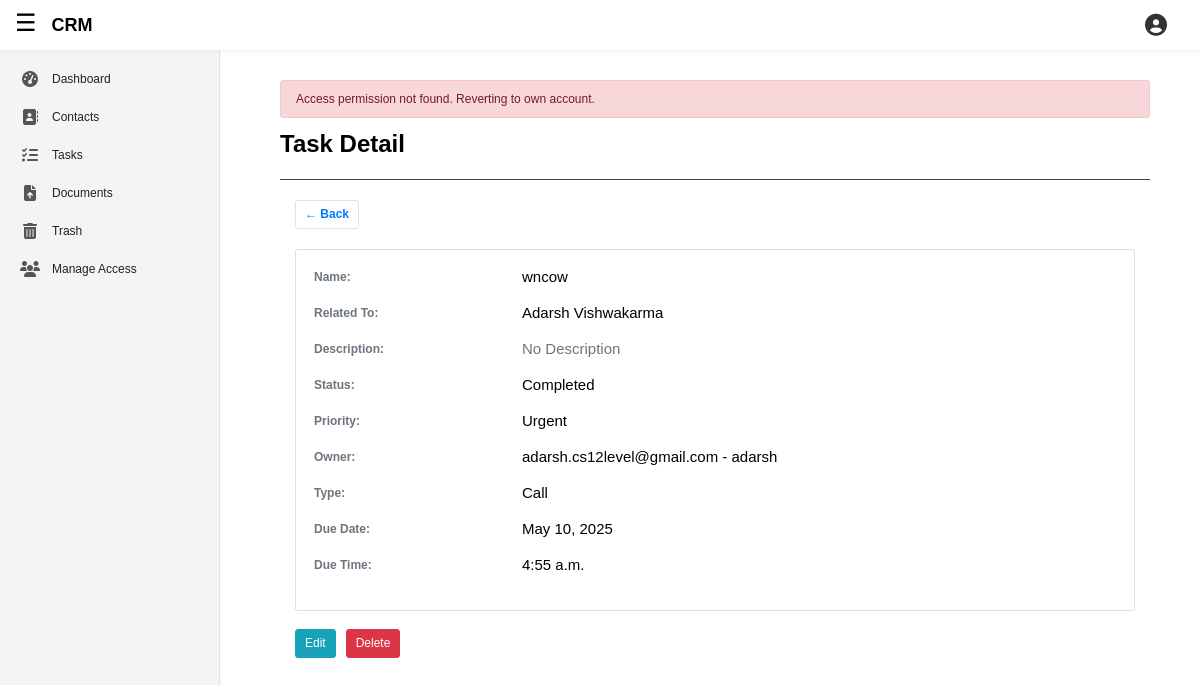
The page /apps/tasks/detail/2/ (signed in) on the database its author committed.
### client/models.py (models this page shows, shortened)
class Task(models.Model):
    STATUS_CHOICES = [
        ('New', 'New'),
        ('In-Progress', 'In-Progress'),
        ('Completed', 'Completed'),
    ]
    PRIORITY_CHOICES = [
        ('Normal', 'Normal'),
        ('Urgent', 'Urgent'),
        ('Low', 'Low'),
    ]
    TYPE_CHOICES = [
        ('Call', 'Call'),
        ('WhatsApp', 'WhatsApp'),
        ('Gmail', 'Gmail'),
        ('Other', 'Other'),
    ]
    task_name = models.CharField(max_length=255)
    description = models.TextField(null = True, blank = True)
    status = models.CharField(max_length=20, choices=STATUS_CHOICES, default='New')
    priority = models.CharField(max_length=20, choices=PRIORITY_CHOICES, default='Normal')
    owner = models.ForeignKey(BusinessUser, related_name='owned_tasks' ,on_delete=models.CASCADE)
    type = models.CharField(max_length=20, choices=TYPE_CHOICES)
    related_to = models.ForeignKey(Client, on_delete=models.CASCADE)
    due_date = models.DateField()
    due_time = models.TimeField()
    user = models.ForeignKey(BusinessUser, related_name='assigned_tasks', on_delete=models.CASCADE)

class BaseModel(models.Model):
    is_deleted = models.BooleanField(default = False)
    deleted_at = models.DateTimeField(null = True, blank = True)
    class Meta:
        abstract = True

class Client(BaseModel):
    name = models.CharField(max_length=255)
    email = models.CharField(max_length=80)
    country_code = models.CharField(
        max_length=5,
        choices=COUNTRY_CODE_CHOICES,
        default='+91',
        blank = True,
        null = True,
    )
    phone = models.CharField(
        max_length=12,
        validators=[phone_number_validator],
        blank = True,
        null = True,
    )
    address = models.CharField(max_length=255, blank = True, null = True)
    description = models.TextField(blank = True, null = True)
    is_active = models.BooleanField(default=True)
    created_at = models.DateTimeField(auto_now_add=True)
    last_edit = models.DateTimeField(auto_now = True)
    objects = CustomManager()
    all_objects = models.Manager()
    list = models.ForeignKey(Project, on_delete=models.CASCADE)
    companyAssignee = models.ForeignKey(BusinessUser, on_delete=models.CASCADE)
    def __str__(self):
        return f'{self.name}'

### accounts/models.py (models this page shows, shortened)
class BusinessUser(models.Model):
    public_id = models.UUIDField(default=uuid.uuid4, unique=True, editable=False)
    company_email = models.EmailField(max_length=60, unique=True, null=True, blank=True)
    company_name = models.CharField(max_length=95, unique=True, null=True, blank=True)
    industry = models.CharField(max_length=100, blank=True, null=True)
    job_title = models.CharField(max_length=255, blank=True, null=True)
    employees = models.IntegerField(default=None, blank=True, null=True)
    website = models.URLField(max_length=200, blank=True, null=True)
    address = models.TextField(blank=True, null=True)
    country = models.CharField(max_length=100, blank=True, null=True)
    phone = models.CharField(max_length=15, blank=True, null=True)
    last_login = models.DateTimeField(auto_now=True)
    company_logo = models.ImageField(upload_to=get_image_filepath, blank=True, null=True, default=get_default_image)
    user = models.OneToOneField(User, on_delete=models.CASCADE)
    def __str__(self):
        return f"{self.company_email} - {self.company_name}"

### featuredApp/views.py (the view, shortened to what this page needs)
# urls.py: path('tasks/detail/<int:pk>/', views.task_detailed_view, name='appTaskDetail'),
@login_required
def task_detailed_view(request, pk, *args, **kwargs):
    user = request.user.businessuser
    logged_in_user = request.user.businessuser
    active_business_user, is_success = get_active_business_user_with_permission(request, 'can_read_tasks', show_err='Task Read')
    task = get_object_or_404(Task, user = active_business_user, pk=pk)
    form = TaskEditForm(instance = task)
    context = {
        'task':task,
        'form': form,
    }
    return render(
        request,
        'featuredApp/task_detailed.html',
        context,
    )

### featuredApp/context_processor.py (called while the page is built)
def accessible_accounts(request):
    if request.user.is_authenticated:
        accounts = request.user.businessuser.accessible_accounts.select_related('owner', 'role')
        self_account = request.user.businessuser
    else:
        accounts = []
    return {
        'self_account': self_account,
        'accessible_accounts': accounts,
    }

### featuredApp/templates/featuredApp/task_detailed.html (shortened to what this page needs)
{% extends 'featuredApp/base.html' %}
{% load static %}
{% load crispy_forms_tags %}
{% block addCSSlink %}
	<link rel="stylesheet" type="text/css" href="{% static 'featuredApp/pop_up.css' %}">
{% endblock addCSSlink %}
{% block contentBody1 %}
	<h2 class="font-weight-bold">Task Detail</h2>
	<hr class="division-line-h2" style="">
	<div class="container mt-4">
		<a href="{% url 'appTasks' %}" class="btn border font-weight-bold">
			← Back
		</a>
		<div style="padding-bottom: 20px;"></div>
	    <div class="card p-4 shadow-sm container-theme">
	        <div class="row mb-3">
	            <div class="col-md-3 text-muted font-weight-bold">Name:</div>
	            <div class="col-md-9 h5">{{ task.task_name }}</div>
	        </div>
	        <div class="row mb-3">
	            <div class="col-md-3 text-muted font-weight-bold">Related To:</div>
	            <div class="col-md-9 h5">
	            	{{ task.related_to.name }}
	        	</div>
	        </div>
	        <div class="row mb-3">
	            <div class="col-md-3 text-muted font-weight-bold">Description:</div>
	            <div class="col-md-9 h5">
	            	{% if task.description != "" %}
	            		{{ task.description }}
	            	{% else %}
	            		<span class="text-muted">No Description</span>
	            	{% endif %}
	        	</div>
	        </div>
	        <div class="row mb-3">
	            <div class="col-md-3 text-muted font-weight-bold">Status:</div>
	            <div class="col-md-9 h5">
	            	{{ task.status }}
	        	</div>
	        </div>
	        <div class="row mb-3">
	            <div class="col-md-3 text-muted font-weight-bold">Priority:</div>
	            <div class="col-md-9 h5">
	            	{{ task.priority }}
	        	</div>
	        </div>
            <div class="row mb-3">
	            <div class="col-md-3 text-muted font-weight-bold">Owner:</div>
	            <div class="col-md-9 h5">
	            	{{ task.owner }}
	        	</div>
	        </div>
            <div class="row mb-3">
	            <div class="col-md-3 text-muted font-weight-bold">Type:</div>
	            <div class="col-md-9 h5">
	            	{{ task.type }}
	        	</div>
	        </div>
            <div class="row mb-3">
	            <div class="col-md-3 text-muted font-weight-bold">Due Date:</div>
	            <div class="col-md-9 h5">
	            	{{ task.due_date }}
	        	</div>
	        </div>
            <div class="row mb-3">
	            <div class="col-md-3 text-muted font-weight-bold">Due Time:</div>
	            <div class="col-md-9 h5">
	            	{{ task.due_time }}
	        	</div>
	        </div>
	    </div>
	  	<div class="mt-4m">
		<div class="mt-4 d-flex flex-wrap" style="gap: 10px;">
			<button class="btn btn-info" type="button" onclick="openEditTaskFormPopUp()">
				Edit
			</button>
			<form method="post" action="{% url 'appTaskDelete' task.id%}" style="display: inline;">
				<button type="submit" class="btn btn-danger">Delete</button>
			</form>
		</div>
	</div>
{% endblock contentBody1 %}

### accounts/static/accounts/base.css (style rules this page uses)
body { background: #fafafa; color: #333333; margin-top: 5rem; }
h1, h2, h3, h4, h5, h6 { color: #444444; }

### featuredApp/static/featuredApp/base.css (style rules this page uses)
:root { --heading-color: black; --body-background-color: #ffffff; --body-color: #222; --top-header-background-color: #ffffff; --top-header-color: #222; --sidebar-background-color: #f4f4f4; --sidebar-color: #222; --sidebar-border-right-color: #e0e0e0; --menu-items-a-color: #222; --menu-items-a-i-color: #555; --menu-items-a-hover-background-color: #e0e0e0; --menu-items-a-hover-border-right-color: darkgray; --top-header-background-color: #ffffff; --top-header-menu-toggle-color: black; --top-header-logo-color: black; --top-header-right-nav-account-icon: #333; --top-header-box-shadow-color: rgba(0,0,0,0.05); --account-panel-background-color: #fff; --account-panel-border-left-color: #e5e5e5; --account-panel-company-name-color: #222; --account-panel-company-email-color: #777; --account-panel-body-a-hover: #007bff; --account-panel-header-border-bottom: #eee; --account-panel-header-profile-link-color: #0000EE; --account-panel-body-menu-background-color: #e0e0e0; --account-panel-appearance-color: black; --account-panel-appearance-background-color: #fff; --account-panel-appearance-border-left-color: #e5e5e5; --account-panel-appearance-back-img: black; --account-panel-appearance-menu-hover-background-color: #eee; --featuredApp-dashboard-welcome-box: linear-gradient(135deg, #f0f8ff, #e0f7fa); --featuredApp-dashboard-welcome-box-p-color: #adb5bd; --featuredApp-dashboard-division-line-h2: #444; --featuredApp-dashboard-ul-list-item-background-color: white; --featuredApp-dashboard-ul-list-item-color: black; --featuredApp-dashboard-ul-list-item-border-color: #e5e5e5; --featuredApp-dashboard-ul-list-item-a-hover: #007bff; --featuredApp-contacts-table-border-color: #e0e0e0; --featuredApp-contacts-a-hover: #007bff; --featuredApp-contacts-checkbox-accent-color: #007bff; --featuredApp-contacts-icon-button-background-color: white; --featuredApp-contacts-icon-button-color: black; --featuredApp-contacts-form-control-input-bg: #ffffff; --featuredApp-contacts-form-control-input-color: #222222; --featuredApp-contacts-form-control-input-border: #ccc; --featuredApp-contacts-form-control-input-placeholder: #888; --featuredApp-contacts-form-control-input-focus-border: #007bff; --featuredApp-contacts-form-control-input-caret-color: #222; --featuredApp-contacts-form-add-pop-up-window-background-color: white; --featuredApp-contacts-form-add-pop-up-window-color: black; --featuredApp-tasks-date-and-time: invert(0); --featuredApp-trash-table-striped-odd-background-color: #fff; --featuredApp-trash-table-striped-odd-color: #f9f9f9; }
html, body { font-size: 12px; margin: 0; padding: 0; font-family: sans-serif; height: 100%; }
h1, h2, h3, h4, h5, h6 { color: var(--heading-color); }
.handle-body-level { background-color: var(--body-background-color); color: var(--body-color); padding-bottom: 200px; }

### featuredApp/templates/featuredApp/task_detailed.html (style rules this page uses)
.division-line-h2 { margin: 20px 0; border-color: var(--featuredApp-dashboard-division-line-h2); }
.container-theme, .close-popup-btn, .content-section, .add-pop-up-window { background-color: var(--featuredApp-contacts-form-add-pop-up-window-background-color); color: var(--featuredApp-contacts-form-add-pop-up-window-color); }

### rows shown on the page
Task: task_name "wncow", related_to.name "Adarsh Vishwakarma", status "Completed", priority "Urgent", owner "adarsh.cs12level@gmail.com - adarsh", type "Call", due_date "May 10, 2025", due_time "4:55 a.m."

### other values the page prints
{{ message }} "Access permission not found. Reverting to own account."
